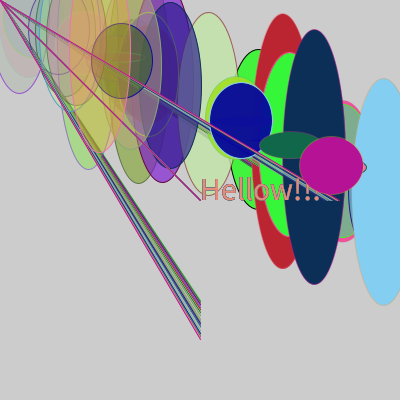
Frame 1 (no input)
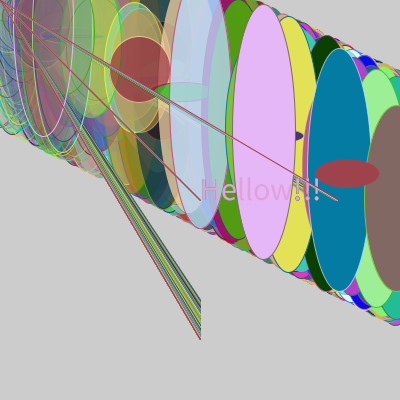
Frame 60 (the mouse pressed at the canvas centre just before this capture)
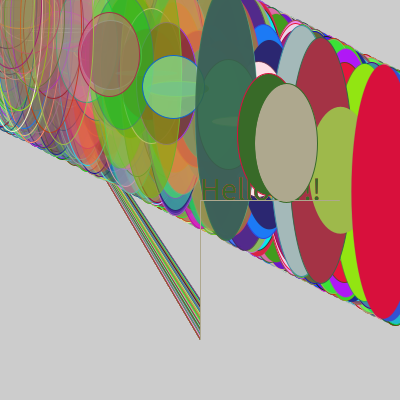
Frame 120 (the mouse held since frame 60 and released just before this capture)

The Processing sketch that drew these frames (run headless with seeded random() and noise(); from frame 60 on, the mouse is pressed at the canvas centre):

// Processing sketch: processing_13137
// ── processing_13137.pde

void setup(){
  size(400,400);
} 
  float a;
  float r;
  float g;
  float b;

void draw(){

  for(int i=0; i<40; i++)
  {
    a = random(400);
    r = random(255);
    g = random(255);
    b = random(255);
   
    textSize(32);
    text("Hellow!!!", 200, 200);
    fill(r, g, b, a);
    ellipse(a,a/2,a/100+60,cos(a)*200+55+1);//수정부분1
    stroke(r,g,b,a);
    line(200,200,mouseX, mouseY);
    line(300+i,200,mouseX, mouseY);//수정부분2
    line(200,300+i,mouseX, mouseY);//수정부분3
}
}


                //더 정신 없어졌어요 ㅎㅎㅎ
                                
